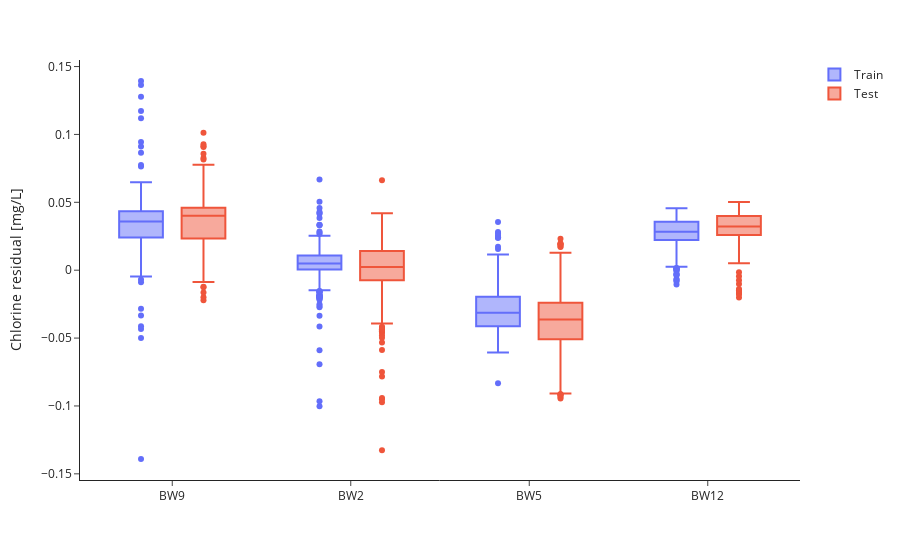

Write notebook code for a chart like this one.
### Markdown cell above
Residual boxplots.

### Code cell
bwfl_ids = [bwfl_id for bwfl_id in cl_df['bwfl_id'].unique() if bwfl_id not in ['BW1', 'BW4']]

residuals_df = pd.DataFrame(columns=['bwfl_id', 'Residuals', 'Dataset'])
for bwfl_id in bwfl_ids:
    data = cl_df[cl_df['bwfl_id'] == bwfl_id]
    sim = cl_sim_sensor[bwfl_id].values
    train_residuals = sim[96:n_train] - data['mean'].values[96:n_train]
    test_residuals = sim[n_train:] - data['mean'].values[n_train:]
    
    residuals_df = pd.concat([
        residuals_df,
        pd.DataFrame({'bwfl_id': bwfl_id, 'Residuals': train_residuals, 'Dataset': 'Train'}),
        pd.DataFrame({'bwfl_id': bwfl_id, 'Residuals': test_residuals, 'Dataset': 'Test'})
    ], ignore_index=True)

fig = px.box(residuals_df, x='bwfl_id', y='Residuals', color='Dataset',
             labels={'bwfl_id': 'BWFL ID', 'Residuals': 'Residuals'},
             points='outliers')

fig.update_layout(
    height=450,
    xaxis_title='',
    yaxis_title='Chlorine residual [mg/L]',
    template='simple_white',
    legend_title_text='',
)
fig.show()

### Figure 1 — Plotly figure (JSON) as saved in the notebook; plotly's stock layout.template omitted (floating-point values rounded to 4 significant figures; data arrays with more than 128 entries replaced by an {"elided": "..."} marker saying what was removed)
{"data": [{"alignmentgroup": "True", "boxpoints": "outliers", "hovertemplate": "Dataset=Train<br>BWFL ID=%{x}<br>Residuals=%{y}<extra></extra>", "legendgroup": "Train", "marker": {"color": "#636efa"}, "name": "Train", "notched": false, "offsetgroup": "Train", "orientation": "v", "showlegend": true, "type": "box", "x": {"elided": "768 str values"}, "x0": " ", "xaxis": "x", "y": {"elided": "768 float values"}, "y0": " ", "yaxis": "y"}, {"alignmentgroup": "True", "boxpoints": "outliers", "hovertemplate": "Dataset=Test<br>BWFL ID=%{x}<br>Residuals=%{y}<extra></extra>", "legendgroup": "Test", "marker": {"color": "#EF553B"}, "name": "Test", "notched": false, "offsetgroup": "Test", "orientation": "v", "showlegend": true, "type": "box", "x": {"elided": "1536 str values"}, "x0": " ", "xaxis": "x", "y": {"elided": "1536 float values"}, "y0": " ", "yaxis": "y"}], "layout": {"autosize": true, "boxmode": "group", "legend": {"title": {"text": ""}, "tracegroupgap": 0}, "margin": {"t": 60}, "xaxis": {"anchor": "y", "autorange": true, "domain": [0, 1], "range": [-0.5232, 3.523], "title": {"text": ""}, "type": "category"}, "yaxis": {"anchor": "x", "autorange": true, "domain": [0, 1], "range": [-0.1545, 0.1548], "title": {"text": "Chlorine residual [mg/L]"}, "type": "linear"}}}
